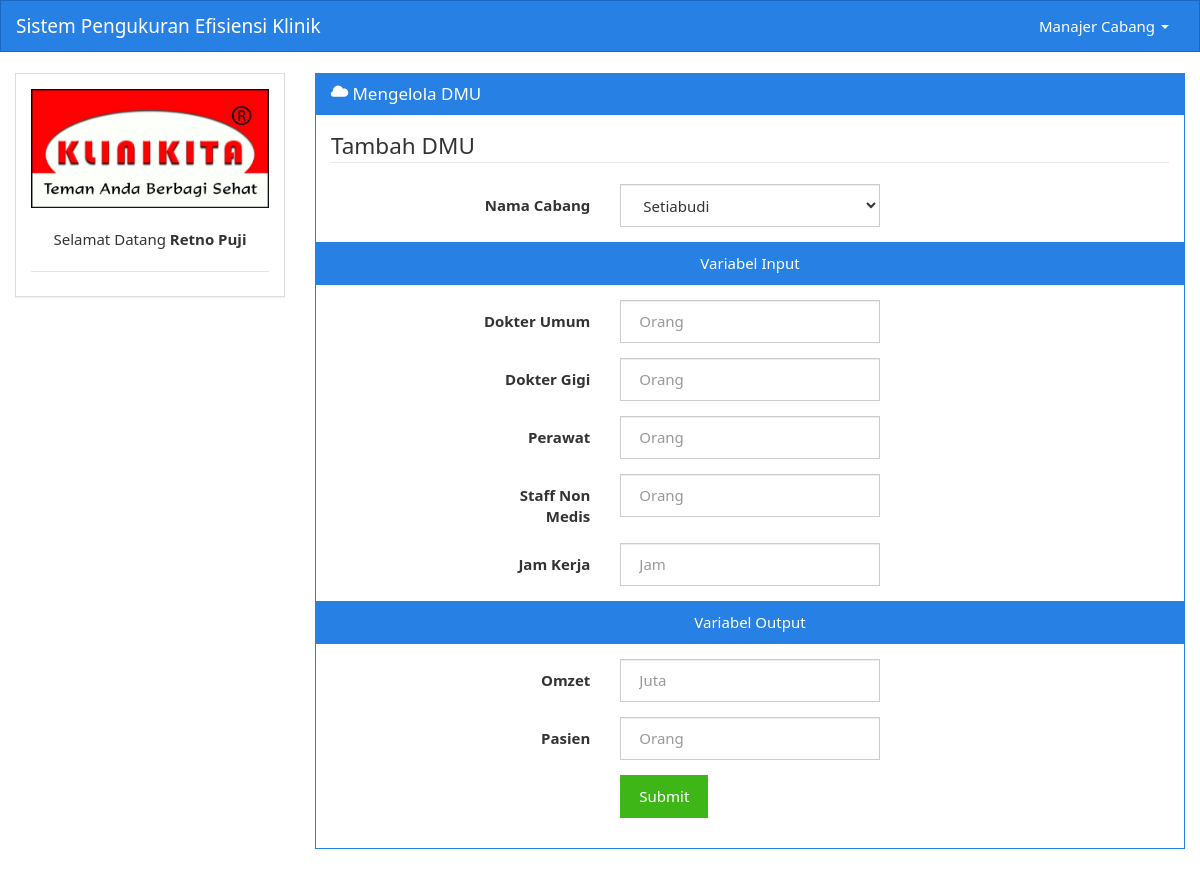
Screenshot of /tambah_DMU.php (signed in) with the database file from the repository.
### tables this page shows
CREATE TABLE IF NOT EXISTS `tb_variabel` (
`id_variabel` int(11) NOT NULL,
  `nama_variabel` varchar(20) NOT NULL,
  `jenis_variabel` char(6) NOT NULL,
  `satuan` varchar(20) NOT NULL
);

### tambah_DMU.php (the view, shortened to what this page needs)
<?php include 'layout.php'; ?>
				<div class="col-sm-9">
					<div class="panel panel-primary">
						<div class="panel-heading">
							<h3 class="panel-title"><span class="glyphicon glyphicon-cloud"></span> Mengelola DMU</h3>
						</div>
						<div class="panel-body">
							<form class="form-horizontal" method="post" action="process/t_dmu.php">
								<fieldset>
								    <legend>Tambah DMU</legend>
								    <div class="form-group">
								      	<label class="col-md-2 col-md-offset-2 control-label">Nama Cabang</label>
								      	<div class="col-md-4">
								        	<select name="id_klinik" class="form-control" required>
								        		<?php
								        			$query = mysqli_query($conn, 'SELECT * FROM tb_klinik WHERE id_klinik="'.$id_cabang.'"');
								        			if (mysqli_num_rows($query) > 0) {
													    while($cabang = mysqli_fetch_assoc($query)) {
													    	$id_cabang = $cabang['id_klinik'];
													    	echo '<option value="'.$id_cabang.'" selected>'.$cabang["cabang_klinik"].'</option>';
													    }
													}
								        		?>
								        	</select>
								      	</div>
								    </div>
								    <?php
								    	$input = 0;
								    	$output = 0;
										$query = mysqli_query($conn, "SELECT * FROM tb_variabel ORDER BY jenis_variabel ASC, id_variabel ASC");
										if (mysqli_num_rows($query) > 0) {
											while ($var = mysqli_fetch_assoc($query)) {
												$name = str_replace(' ','_',$var['nama_variabel']);
												$satuan = $var['satuan'];
												if (($var['jenis_variabel'] == 'Input') AND ($input == 0)) {
													echo '<div class="form-group"><span class="label label-primary center-block"><h5>Variabel Input</h5></span>
													</div>';
													$input = 1;
												} elseif (($var['jenis_variabel'] == 'Output') AND ($output == 0)) {
													echo '<div class="form-group"><span class="label label-primary center-block"><h5>Variabel Output</h5></span>
													</div>';
													$output = 1;
												}
												echo '
													<div class="form-group">
												      	<label class="col-md-2 col-md-offset-2 control-label">'.$var["nama_variabel"].'</label>
												      	<div class="col-md-4">
												        	<input class="form-control" name="'.$name.'" type="number" min="0" placeholder="'.$satuan.'" required>
												      	</div>
												    </div>
												';
											}
										}
									?>
								    <div class="form-group">
								      	<div class="col-sm-4 col-sm-offset-4">
								        	<button type="submit" name="simpan" class="btn btn-success">Submit</button>
								      	</div>
								    </div>
								</fieldset>
							</form>
						</div>
					</div>
				</div>
<?php include 'closing.php' ?>

### rows the page displays
tb_variabel: jenis_variabel "Variabel Input", nama_variabel "Dokter Umum", satuan "Orang"
tb_variabel: nama_variabel "Dokter Gigi", satuan "Orang"
tb_variabel: nama_variabel "Perawat", satuan "Orang"
tb_variabel: nama_variabel "Staff Non Medis", satuan "Orang"
tb_variabel: nama_variabel "Jam Kerja", satuan "Jam"
tb_variabel: jenis_variabel "Variabel Output", nama_variabel "Omzet", satuan "Juta"
tb_variabel: nama_variabel "Pasien", satuan "Orang"

### other values shown
$_SESSION['user'] "Manajer Cabang"
$_SESSION['nama'] "Retno Puji"
form field id_klinik "Setiabudi"
